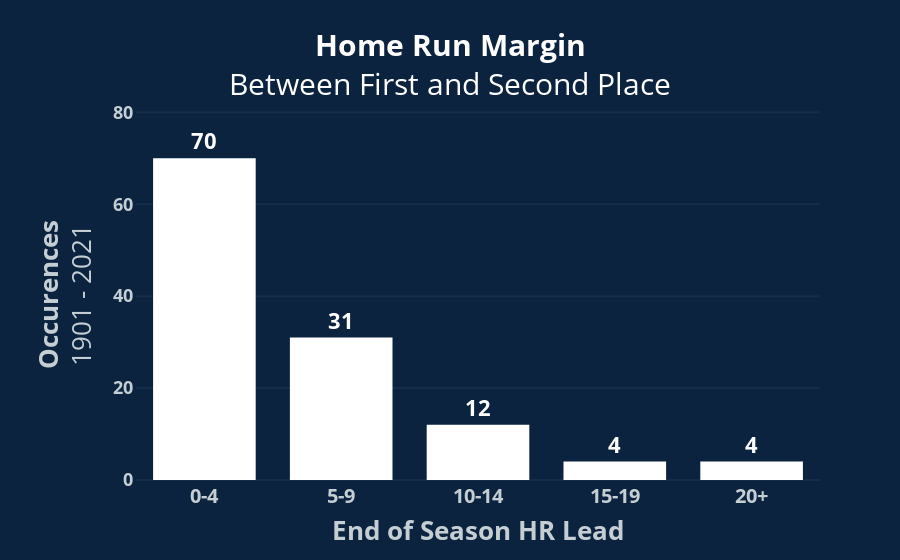

The code cell stored with this chart in its notebook:
### Code cell
# Create traces
fig = go.Figure()

fig.add_trace(go.Bar(x=x, y=y, marker_color='white', text=text, textposition='outside', showlegend=False))

# fig.for_each_trace(lambda t: t.update(marker_color=red)
#                    if (np.any(['Carpenter', 'LeMahieu', 'Stanton'] == t.x))
#                    else t.update(marker_color='white'))

# fig.add_hline(y=100, line_width=2, line_dash="dash", line_color=gray)
# fig.add_trace(
#     go.Scatter(x=('Donaldson', 'Donaldson'), y=['100']*10, name='MLB Average', mode='lines', line_width=2, line_dash="dash", line_color=gray)
# )


# Format traces
fig.update_traces(
    marker=dict(line=dict(width=0)),
    textfont=dict(
        color='white',
        size=22)
)


# Format axes
fig.update_xaxes(
    title=dict(
        text="<b>End of Season HR Lead</b>",
        font=dict(
            size=26,
            color=gray)),
    tickfont=dict(
        size=20,
        color=gray),
    tickmode='array',
    ticktext=['<b>' + bin + '</b>' for bin in x],
    tickvals=x,
    showgrid=False
)

fig.update_yaxes(
    title=dict(
        text="<br><b>Occurences</b><br>1901 - 2021",
        font=dict(
            size=26,
            color=gray)),
    tickfont=dict(
        size=18,
        color=gray),
    tickmode='array',
    ticktext=[f'<b>{y}</b>' for y in ['0','20','40','60','80']],
    tickvals=[0, 20, 40, 60, 80],
    gridcolor='rgb(20,45,75)',
    gridwidth=2,
    zerolinecolor='rgb(20,45,75)',
    zerolinewidth=2,
#     showgrid=False,
#     minor=dict(
#         tickvals=[50,150,200,250],
#         gridcolor='rgb(20,45,75)',
#         gridwidth=2)
)


# Format layout
fig.update_layout(
    title=dict(
        text="<b>Home Run Margin</b><br>Between First and Second Place",
        y=0.9,
        x=0.5,
        xanchor='center',
        yanchor='top',
        font=dict(
            size=30,
            color='white')),
    yaxis_range=[0,80.5],
    legend=dict(
        yanchor="top",
        y=0.67,
        xanchor="left",
        x=0.04,
        font=dict(
            size=20,
            color=gray),
        bordercolor='white',
        borderwidth=2,
        bgcolor=navy),
    bargap=0.25,
    paper_bgcolor=navy,
    plot_bgcolor=navy,
    margin=dict(t=110, pad=2)
)


fig.show()

### Figure 1 — Plotly figure (JSON) as saved in the notebook; plotly's stock layout.template omitted (floating-point values rounded to 4 significant figures)
{"data": [{"marker": {"color": "white", "line": {"width": 0}}, "showlegend": false, "text": ["<b>70</b>", "<b>31</b>", "<b>12</b>", "<b>4</b>", "<b>4</b>"], "textfont": {"color": "white", "size": 22}, "textposition": "outside", "type": "bar", "x": ["0-4", "5-9", "10-14", "15-19", "20+"], "y": [70, 31, 12, 4, 4]}], "layout": {"bargap": 0.25, "legend": {"bgcolor": "#0C2340", "bordercolor": "white", "borderwidth": 2, "font": {"color": "#C4CED3", "size": 20}, "x": 0.04, "xanchor": "left", "y": 0.67, "yanchor": "top"}, "margin": {"pad": 2, "t": 110}, "paper_bgcolor": "#0C2340", "plot_bgcolor": "#0C2340", "title": {"font": {"color": "white", "size": 30}, "text": "<b>Home Run Margin</b><br>Between First and Second Place", "x": 0.5, "xanchor": "center", "y": 0.9, "yanchor": "top"}, "xaxis": {"showgrid": false, "tickfont": {"color": "#C4CED3", "size": 20}, "tickmode": "array", "ticktext": ["<b>0-4</b>", "<b>5-9</b>", "<b>10-14</b>", "<b>15-19</b>", "<b>20+</b>"], "tickvals": ["0-4", "5-9", "10-14", "15-19", "20+"], "title": {"font": {"color": "#C4CED3", "size": 26}, "text": "<b>End of Season HR Lead</b>"}}, "yaxis": {"gridcolor": "rgb(20,45,75)", "gridwidth": 2, "range": [0, 80.5], "tickfont": {"color": "#C4CED3", "size": 18}, "tickmode": "array", "ticktext": ["<b>0</b>", "<b>20</b>", "<b>40</b>", "<b>60</b>", "<b>80</b>"], "tickvals": [0, 20, 40, 60, 80], "title": {"font": {"color": "#C4CED3", "size": 26}, "text": "<br><b>Occurences</b><br>1901 - 2021"}, "zerolinecolor": "rgb(20,45,75)", "zerolinewidth": 2}}}
